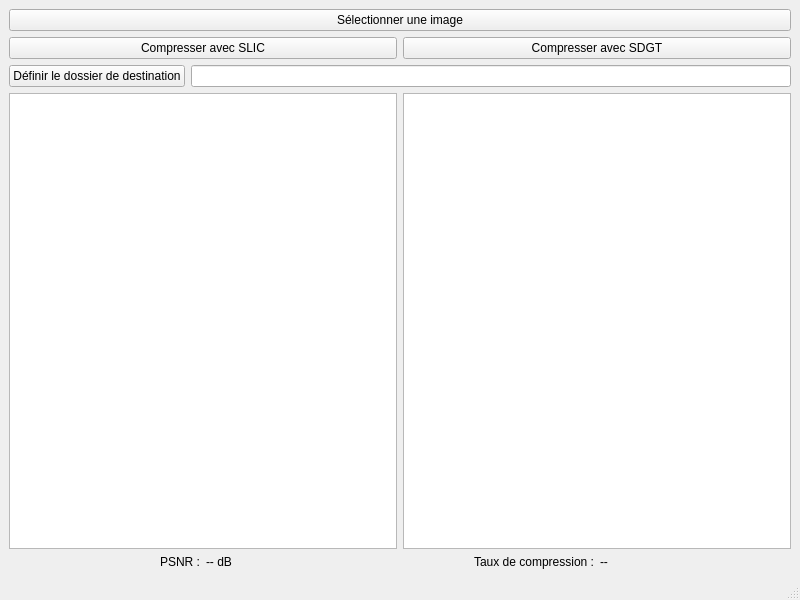
<?xml version="1.0" encoding="UTF-8"?>
<ui version="4.0">
 <class>MainWindow</class>
 <widget class="QMainWindow" name="MainWindow">
  <property name="geometry">
   <rect>
    <x>0</x>
    <y>0</y>
    <width>800</width>
    <height>600</height>
   </rect>
  </property>
  <property name="windowTitle">
   <string>Compresseur 4K</string>
  </property>
  <widget class="QWidget" name="centralwidget">
   <layout class="QVBoxLayout" name="verticalLayout">
    <item>
     <widget class="QPushButton" name="btnSelectImage">
      <property name="text">
       <string>Sélectionner une image</string>
      </property>
     </widget>
    </item>
    <item>
     <layout class="QHBoxLayout" name="horizontalLayoutCompression">
      <item>
       <widget class="QPushButton" name="btnSLIC">
        <property name="text">
         <string>Compresser avec SLIC</string>
        </property>
       </widget>
      </item>
      <item>
       <widget class="QPushButton" name="btnSDGT">
        <property name="text">
         <string>Compresser avec SDGT</string>
        </property>
       </widget>
      </item>
     </layout>
    </item>
    <item>
     <layout class="QHBoxLayout" name="horizontalLayoutOutput">
      <item>
       <widget class="QPushButton" name="btnSelectOutput">
        <property name="text">
         <string>Définir le dossier de destination</string>
        </property>
       </widget>
      </item>
      <item>
       <widget class="QLineEdit" name="lineEditOutputPath">
        <property name="readOnly">
         <bool>true</bool>
        </property>
       </widget>
      </item>
     </layout>
    </item>
    <item>
     <layout class="QHBoxLayout" name="horizontalLayoutImages">
      <item>
       <widget class="QGraphicsView" name="graphicsViewImageInput"/>
      </item>
      <item>
       <widget class="QGraphicsView" name="graphicsViewImageOutput"/>
      </item>
     </layout>
    </item>
    <item>
     <layout class="QHBoxLayout" name="horizontalLayoutMetrics">
      <item>
       <widget class="QLabel" name="labelPSNRTitle">
        <property name="text">
         <string>PSNR :</string>
        </property>
        <property name="alignment">
         <set>Qt::AlignmentFlag::AlignRight|Qt::AlignmentFlag::AlignTrailing|Qt::AlignmentFlag::AlignVCenter</set>
        </property>
       </widget>
      </item>
      <item>
       <widget class="QLabel" name="labelPSNRValue">
        <property name="text">
         <string>-- dB</string>
        </property>
        <property name="alignment">
         <set>Qt::AlignmentFlag::AlignLeading|Qt::AlignmentFlag::AlignLeft|Qt::AlignmentFlag::AlignVCenter</set>
        </property>
       </widget>
      </item>
      <item>
       <widget class="QLabel" name="labelCompressionTitle">
        <property name="text">
         <string> Taux de compression :</string>
        </property>
        <property name="alignment">
         <set>Qt::AlignmentFlag::AlignRight|Qt::AlignmentFlag::AlignTrailing|Qt::AlignmentFlag::AlignVCenter</set>
        </property>
       </widget>
      </item>
      <item>
       <widget class="QLabel" name="labelCompressionValue">
        <property name="text">
         <string>--</string>
        </property>
        <property name="alignment">
         <set>Qt::AlignmentFlag::AlignLeading|Qt::AlignmentFlag::AlignLeft|Qt::AlignmentFlag::AlignVCenter</set>
        </property>
       </widget>
      </item>
     </layout>
    </item>
   </layout>
  </widget>
  <widget class="QMenuBar" name="menubar">
   <property name="geometry">
    <rect>
     <x>0</x>
     <y>0</y>
     <width>800</width>
     <height>23</height>
    </rect>
   </property>
  </widget>
  <widget class="QStatusBar" name="statusbar"/>
 </widget>
 <resources/>
 <connections/>
</ui>
